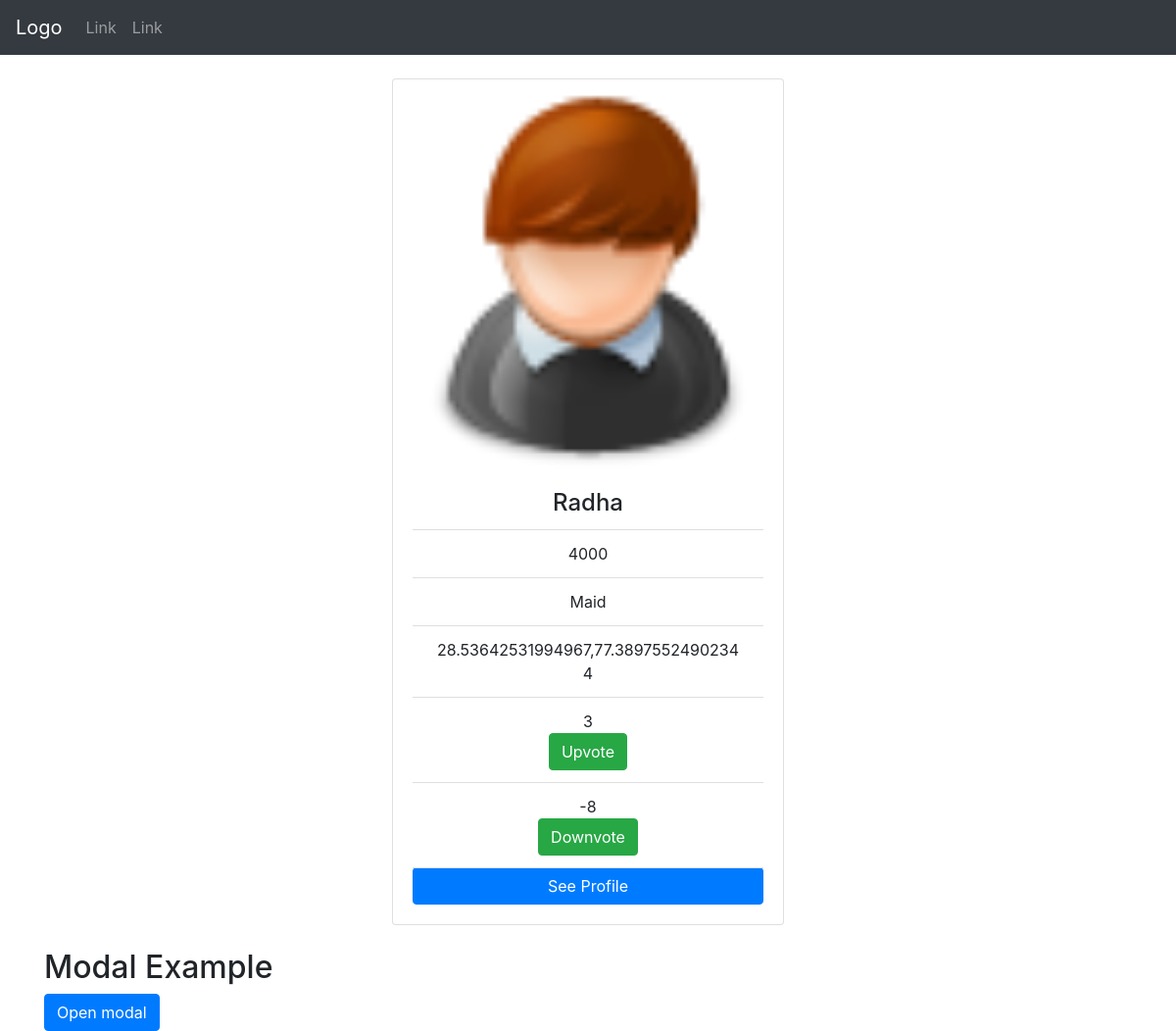
The page /worker_page/1/ on the database as committed earlier.
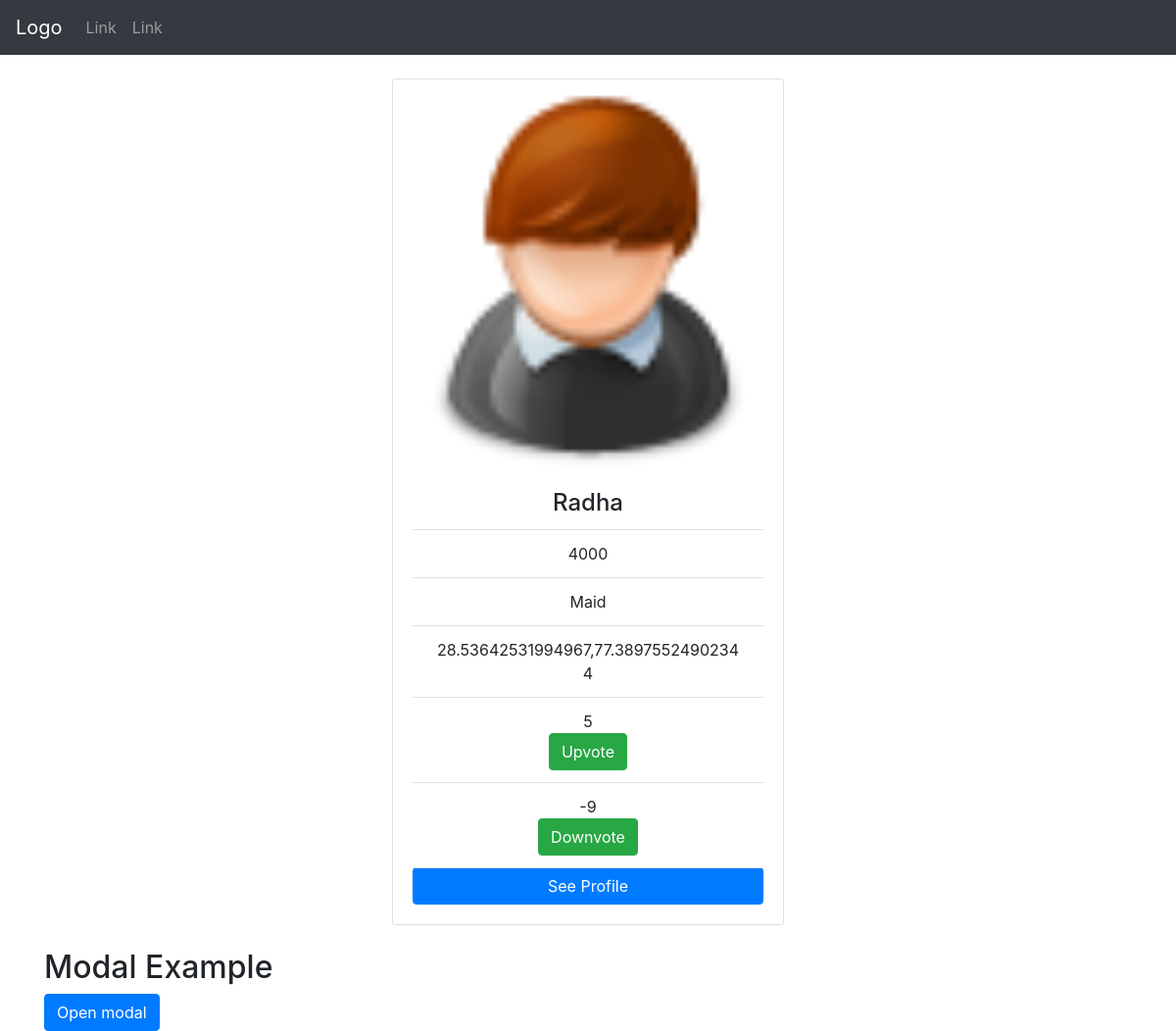
The same page on the database as committed later.
### hire/models.py (models this page shows, shortened)
class Service_category(models.Model):
	namee = models.CharField(max_length = 100,unique=True)
	desc = models.CharField(max_length = 150)
	price = models.CharField(max_length = 10)
	location = models.CharField(max_length = 50)
	service = models.ForeignKey(Services,related_name = 'serces')
	last_updated = models.DateTimeField(auto_now_add=True)
	position = GeopositionField(null=True)
	upvotes = models.IntegerField(default = 0)
	downvotes = models.IntegerField(default =0)

class Services(models.Model):
	name = models.CharField(max_length = 40, unique =True)
	category = models.CharField(max_length = 40)
	last_updated = models.DateTimeField(auto_now_add=True)
	def __str__(self):
		return self.name

### hire/views.py (the view)
# urls.py: url(r'^worker_page/(?P<pk>\d+)/$', hire_views.worker_page, name='worker_page'),
def worker_page(request,pk):
	ser = get_object_or_404(Service_category,pk=pk)
	return render(request,'worker_page.html',{'service':ser})

### templates/worker_page.html (shortened to what this page needs)
<!DOCTYPE html>
<html lang="en">
<head>
    <link rel="stylesheet" href="https://cdnjs.cloudflare.com/ajax/libs/font-awesome/4.7.0/css/font-awesome.min.css">
  <link rel="stylesheet" href="https://maxcdn.bootstrapcdn.com/bootstrap/4.1.0/css/bootstrap.min.css">
  <link rel="stylesheet" href="https://maxcdn.bootstrapcdn.com/bootstrap/4.1.0/css/bootstrap.min.css">
<center><div class="container" style="margin-top:80px">
  <div class="card" style="width:400px">
    <img class="card-img-top" src="/static/img/2.png" alt="Card image" style="width:100%">
    <div class="card-body">
      <h4 class="card-title">{{service.namee}}</h4>
      <ul class="list-group list-group-flush">
    <li class="list-group-item">{{service.price}}</li>
    <li class="list-group-item">{{service.service}}</li>
     <li class="list-group-item">{{service.position}}</li>
      <li class="list-group-item">{{service.upvotes}}
      <center><button id="clap" class="btn btn-success" onclick="myFunction()">Upvote</button></center></li>
       <li class="list-group-item">{{service.downvotes}}
       <center> <button id="clap" class="btn btn-success" onclick="myFunction2()">Downvote</button></center></li>
      <a href="#" class="btn btn-primary">See Profile</a>
    </div>
  </div></center>
  <br>
   </head>
<body>
<nav class="navbar navbar-expand-sm bg-dark navbar-dark fixed-top">
  <a class="navbar-brand" href="#">Logo</a>
  <ul class="navbar-nav">
    <li class="nav-item">
      <a class="nav-link" href="#">Link</a>
    </li>
    <li class="nav-item">
      <a class="nav-link" href="#">Link</a>
    </li>
  </ul>
</nav>
<div class="container">
  <h2>Modal Example</h2>
  <button type="button" class="btn btn-primary" data-toggle="modal" data-target="#myModal">
    Open modal
  </button>
</div>
</body>
</html>

Rows that differ between the two databases and show on the page:
changed Service_category "Radha": upvotes "3" → "5"; downvotes "-8" → "-9"
